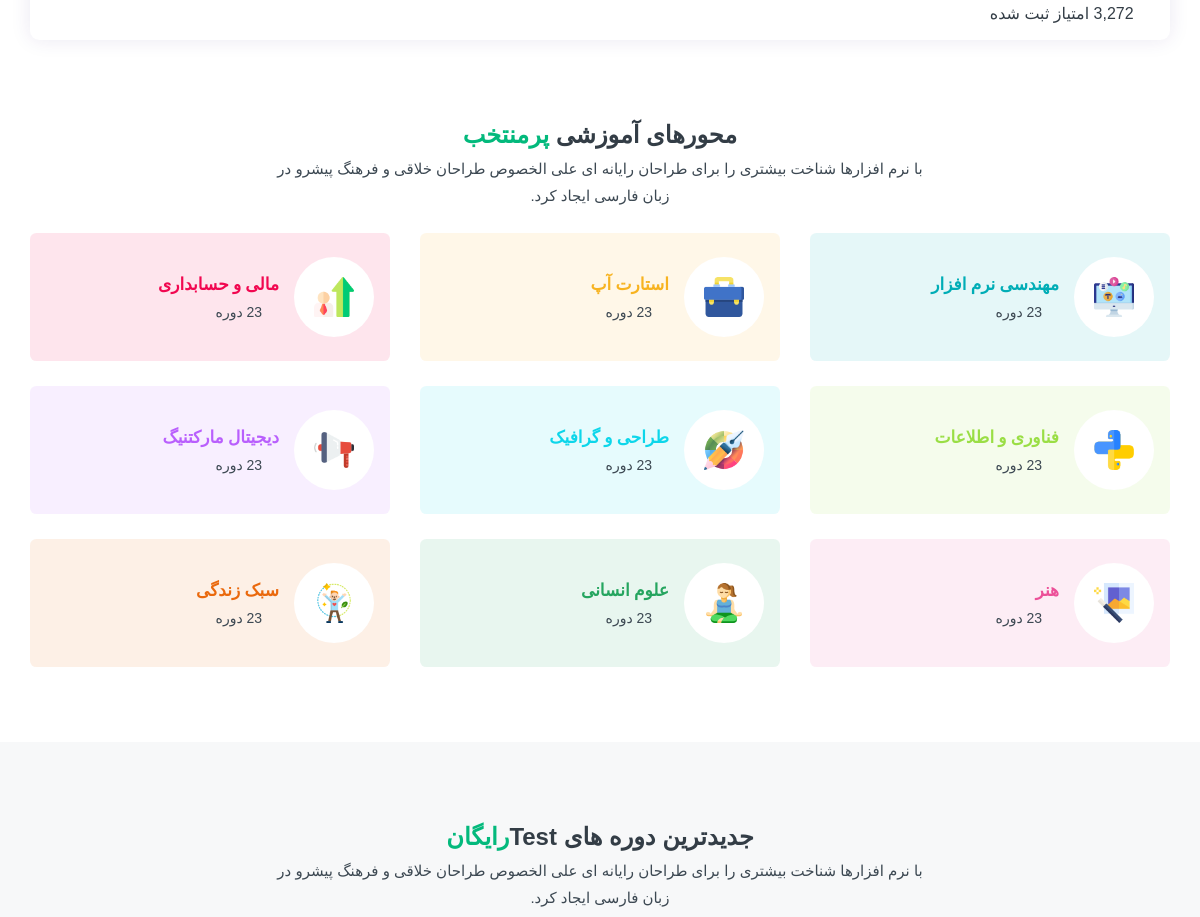
The app's page / (middle part), older data.
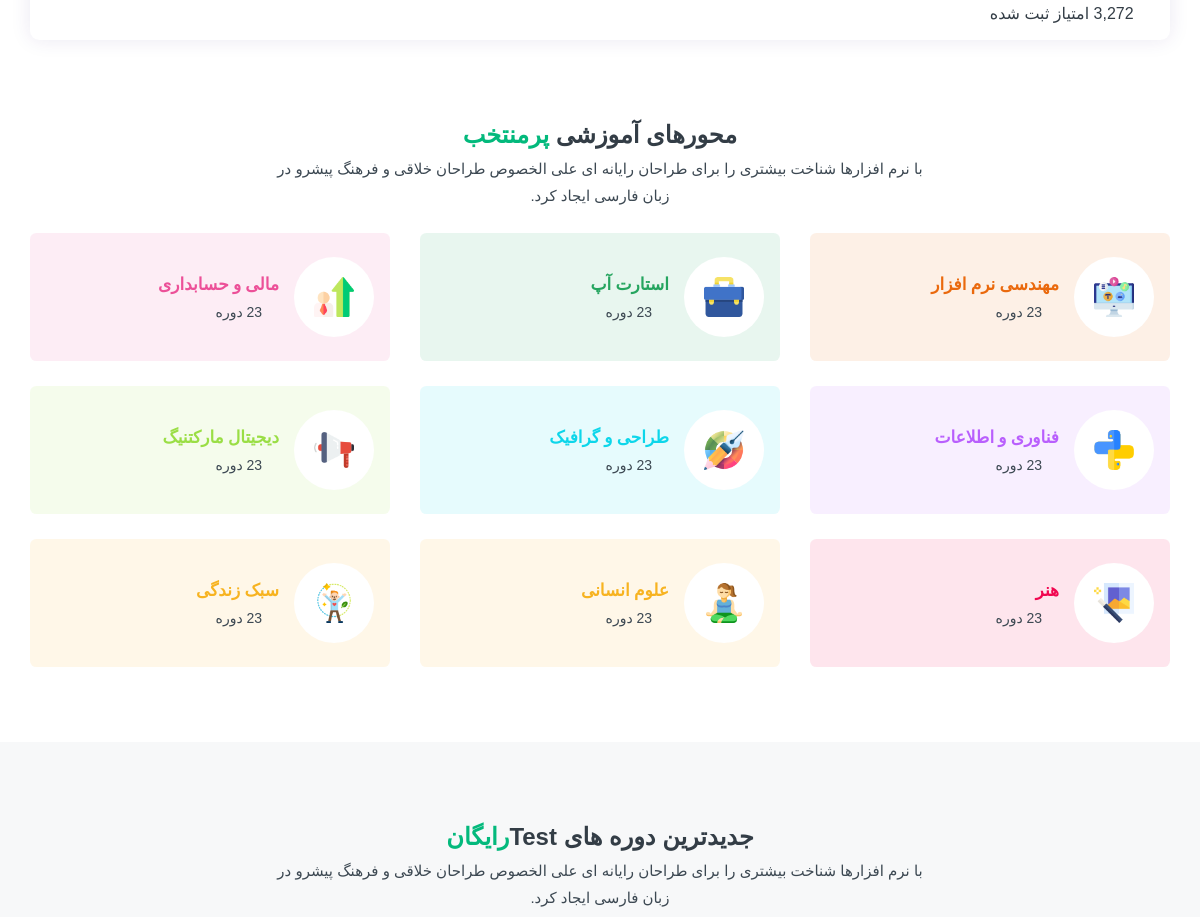
The same page, newer data.
### site_data/models.py (models this page shows, shortened)
class CourseCategory(Base):
    colors = (
        ("cat-1", "cat-1"),
        ("cat-2", "cat-2"),
        ("cat-3", "cat-3"),
        ("cat-4", "cat-4"),
        ("cat-10", "cat-10"),
        ("cat-6", "cat-6"),
        ("cat-7", "cat-7"),
        ("cat-8", "cat-8"),
        ("cat-9", "cat-9"),
    )
    name = models.CharField(_("name"), max_length=50)
    image = models.ImageField(_("image"), upload_to="course_category")
    color = models.CharField(_("COLOR"), max_length=100, choices=colors)
    objects = models.Manager()
    is_active = ActiveManager()
    not_active = DeActiveManager()

### site_data/views.py (the view)
# urls.py: path('', index, name="index"),
def index(request):
    course_categoris = CourseCategory.is_active.all()
    courses = Course.objects.filter(active=True).order_by('-id')[:6]
    return render(request, "index.html", {"courses": courses})

### site_data/models.py (called while the page is built)
    def get_queryset(self) -> QuerySet:
        return super().get_queryset().filter(active=True)

### site_data/templatetags/banner_tag.py (called while the page is built)
@register.inclusion_tag("tags/banner.html")
def show_slider(*args):
     slider_count = randint(0, Slider.objects.count() - 1)
     slider = Slider.objects.all()[slider_count]
     return {"slider": slider}

### site_data/templatetags/course_category_tag.py (called while the page is built)
@register.inclusion_tag("tags/course_categories.html")
def show_course_category(*args):
     course_categories = CourseCategory.is_active.all()
     return {"course_categories": course_categories}

### site_data/templatetags/menu_tag.py (called while the page is built)
@register.inclusion_tag("tags/menu.html")
def show_menu(*args):
     course_categories = CourseCategory.is_active.all()
     categorries = Category.is_active.all()
     return {
         "course_categories": course_categories,
         "categories": categorries
    }

### site_data/templatetags/show_category_tag.py (called while the page is built)
@register.inclusion_tag("tags/category.html")
def show_category(*args):
    categories = Category.is_active.all()
    return {"categories": categories}

### templates/index.html (shortened to what this page needs)
{% extends "base.html" %}
{% load  static %}
{% load banner_tag %}
{% load show_category_tag %}
{% load course_category_tag %}
{% load course_tags %}
{% load  menu_tag %}
{% load l10n %}
{%block content%}
        <div id="main-wrapper">
			{% show_category %}
			{% show_course_category%}
			<section class="min gray">
				<div class="container">
					<div class="row justify-content-center">
						<div class="col-lg-7 col-md-8">
							<div class="sec-heading center">
								<h3 class="font-2">جدیدترین دوره های test<span class="theme-cl">رایگان</span></h3>
								<p>با نرم افزارها شناخت بیشتری را برای طراحان رایانه ای علی الخصوص طراحان خلاقی و فرهنگ پیشرو در زبان فارسی ایجاد کرد.</p>
							</div>
						</div>
					</div>
			</section>
		</div>
{% endblock%}

### templates/tags/course_categories.html
<section class="min">
    <div class="container">
        <div class="row justify-content-center">
            <div class="col-lg-7 col-md-10 text-center">
                <div class="sec-heading center mb-4">
                    <h3 class="font-2">محورهای آموزشی <span class="theme-cl">پرمنتخب</span></h3>
                    <p>با نرم افزارها شناخت بیشتری را برای طراحان رایانه ای علی الخصوص طراحان خلاقی و فرهنگ پیشرو در زبان فارسی ایجاد کرد.</p>
                </div>
            </div>
        </div>
        <div class="row">
            {% for course in course_categories %}
                <div class="col-lg-4 col-md-4 col-sm-6">
                    <div class="edu_cat_2 {{ course.color }}">
                        <div class="edu_cat_icons">
                            <a class="pic-main" href="#"><img src={{ course.image.url }} class="img-fluid" alt="" /></a>
                        </div>
                        <div class="edu_cat_data">
                            <h4 class="title"><a href="#"> {{ course.name }}</a></h4>
                            <ul class="meta">
                                <li class="video"><i class="ti-video-clapper"></i>23 دوره</li>
                            </ul>
                        </div>
                    </div>
                </div>
            {% endfor%}
        </div>
    </div>
</section>

Row changes from the older to the newer data that the page shows:
changed CourseCategory "مهندسی نرم افزار": color "edu_cat_2 cat-1" → "cat-9" (drawn)
changed CourseCategory "استارت آپ": color "edu_cat_2 cat-2" → "cat-8" (drawn)
changed CourseCategory "مالی و حسابداری": color "edu_cat_2 cat-3" → "cat-7" (drawn)
changed CourseCategory "فناوری و اطلاعات": color "edu_cat_2 cat-4" → "cat-6" (drawn)
changed CourseCategory "دیجیتال مارکتنیگ": color "edu_cat_2 cat-6" → "cat-4" (drawn)
changed CourseCategory "هنر": color "edu_cat_2 cat-7" → "cat-3" (drawn)
changed CourseCategory "علوم انسانی": color "edu_cat_2 cat-8" → "cat-2" (drawn)
changed CourseCategory "سبک زندگی": color "edu_cat_2 cat-9" → "cat-2" (drawn)
